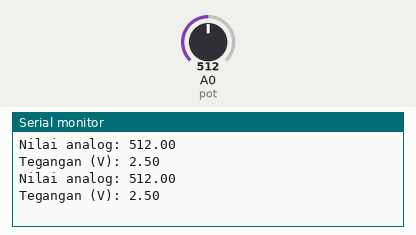
The sketch below on a simulated Arduino Uno, built with avr-gcc and run on an emulated ATmega328P. Shown: the last lines printed to the serial monitor. The inputs (shaded band) are chosen by the test bench; at power-on: A0 (pot) = 512.

Above: at 1.8 s.
1.9 s: A0 (pot) set to 716
At 2.8 s:
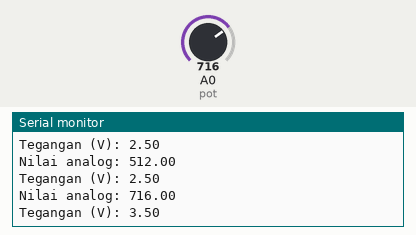
3.4 s: A0 (pot) set to 900
At 4.6 s:
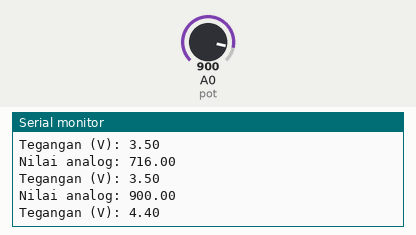
Timing chart, 0 to 6.4 s (numbered marks = the images above; inputs shaded):
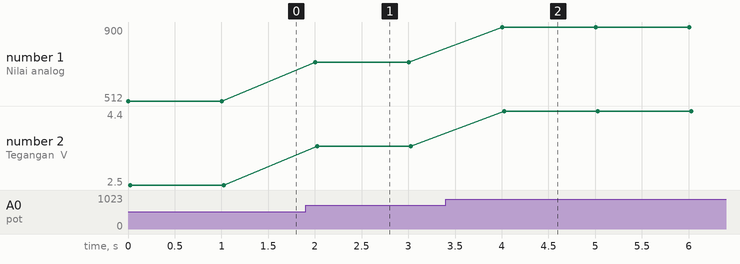

Measured:
- after the input at 1.9 s, the serial monitor: prints a new line after 0.10 s (image 1)
- after the input at 3.4 s, the serial monitor: prints a new line after 0.61 s (image 2)
- plotted number 1: 512 → 716 after the input at 1.9 s, 716 → 900 after the input at 3.4 s
- plotted number 2: 2.5 → 3.5 after the input at 1.9 s, 3.5 → 4.4 after the input at 3.4 s

The sketch:

mengukur_data_potensiometer.ino
```cpp
int pot = A0; // Deklarasi pin untuk potensiometer

void setup() {
  // Inisialisasi komunikasi serial dengan baud rate 9600
  Serial.begin(9600);
  // Atur pin potensiometer sebagai input
  pinMode(pot, INPUT);
}

void loop() {
  // Membaca nilai analog dari potensiometer (rentang 0 - 1023)
  float nilai = analogRead(pot);
  // Mengonversi nilai analog menjadi tegangan (rentang 0 - 5V)
  float nilai_v = nilai * (5.0 / 1023.0);

  // Mencetak nilai analog ke Serial Monitor
  Serial.print("Nilai analog: ");
  Serial.println(nilai);
  // Mencetak nilai tegangan ke Serial Monitor
  Serial.print("Tegangan (V): ");
  Serial.println(nilai_v);

  // Menunggu 1 detik sebelum membaca nilai lagi
  delay(1000);
}
```
